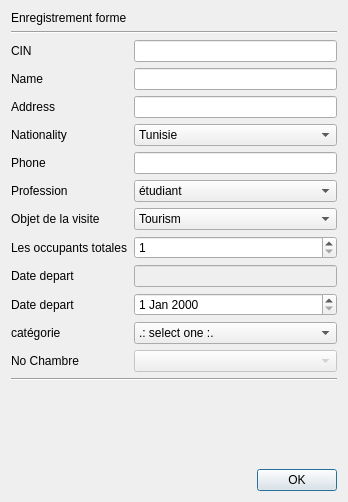
<?xml version="1.0" encoding="UTF-8"?>
<ui version="4.0">
 <class>checkInForm</class>
 <widget class="QDialog" name="checkInForm">
  <property name="geometry">
   <rect>
    <x>0</x>
    <y>0</y>
    <width>348</width>
    <height>502</height>
   </rect>
  </property>
  <property name="windowTitle">
   <string>Check-in Form</string>
  </property>
  <layout class="QGridLayout" name="gridLayout">
   <item row="8" column="2">
    <widget class="QComboBox" name="purpose">
     <item>
      <property name="text">
       <string>Tourism</string>
      </property>
     </item>
     <item>
      <property name="text">
       <string>Academic</string>
      </property>
     </item>
     <item>
      <property name="text">
       <string>Business</string>
      </property>
     </item>
     <item>
      <property name="text">
       <string>Medical</string>
      </property>
     </item>
     <item>
      <property name="text">
       <string>Official</string>
      </property>
     </item>
     <item>
      <property name="text">
       <string>Others</string>
      </property>
     </item>
    </widget>
   </item>
   <item row="13" column="0">
    <widget class="QLabel" name="label_10">
     <property name="text">
      <string>No Chambre</string>
     </property>
    </widget>
   </item>
   <item row="2" column="0">
    <widget class="QLabel" name="label_11">
     <property name="text">
      <string>CIN</string>
     </property>
    </widget>
   </item>
   <item row="16" column="0" colspan="3">
    <layout class="QHBoxLayout" name="horizontalLayout">
     <item>
      <spacer name="horizontalSpacer">
       <property name="orientation">
        <enum>Qt::Horizontal</enum>
       </property>
       <property name="sizeHint" stdset="0">
        <size>
         <width>40</width>
         <height>20</height>
        </size>
       </property>
      </spacer>
     </item>
     <item>
      <widget class="QPushButton" name="okButton">
       <property name="enabled">
        <bool>true</bool>
       </property>
       <property name="text">
        <string>OK</string>
       </property>
      </widget>
     </item>
    </layout>
   </item>
   <item row="10" column="2">
    <widget class="QLineEdit" name="datedepart">
     <property name="enabled">
      <bool>false</bool>
     </property>
    </widget>
   </item>
   <item row="0" column="0" colspan="2">
    <widget class="QLabel" name="label">
     <property name="text">
      <string>&lt;html&gt;&lt;head/&gt;&lt;body&gt;&lt;p&gt;Enregistrement forme&lt;/p&gt;&lt;/body&gt;&lt;/html&gt;</string>
     </property>
    </widget>
   </item>
   <item row="12" column="2">
    <widget class="QComboBox" name="catList">
     <property name="minimumSize">
      <size>
       <width>0</width>
       <height>0</height>
      </size>
     </property>
     <item>
      <property name="text">
       <string>.: select one :.</string>
      </property>
     </item>
    </widget>
   </item>
   <item row="13" column="2">
    <widget class="QComboBox" name="roomList">
     <property name="enabled">
      <bool>false</bool>
     </property>
    </widget>
   </item>
   <item row="3" column="2">
    <widget class="QLineEdit" name="nameText"/>
   </item>
   <item row="15" column="0" colspan="3">
    <spacer name="verticalSpacer">
     <property name="orientation">
      <enum>Qt::Vertical</enum>
     </property>
     <property name="sizeHint" stdset="0">
      <size>
       <width>20</width>
       <height>40</height>
      </size>
     </property>
    </spacer>
   </item>
   <item row="5" column="2">
    <widget class="QComboBox" name="nationality">
     <item>
      <property name="text">
       <string>Tunisie</string>
      </property>
     </item>
     <item>
      <property name="text">
       <string>Algerie</string>
      </property>
     </item>
     <item>
      <property name="text">
       <string>Marroc</string>
      </property>
     </item>
     <item>
      <property name="text">
       <string>Egypt</string>
      </property>
     </item>
     <item>
      <property name="text">
       <string>Russie</string>
      </property>
     </item>
     <item>
      <property name="text">
       <string>France</string>
      </property>
     </item>
     <item>
      <property name="text">
       <string>Espagne</string>
      </property>
     </item>
     <item>
      <property name="text">
       <string>Italie</string>
      </property>
     </item>
     <item>
      <property name="text">
       <string>Germanie</string>
      </property>
     </item>
     <item>
      <property name="text">
       <string>Autre</string>
      </property>
     </item>
    </widget>
   </item>
   <item row="7" column="0" colspan="2">
    <widget class="QLabel" name="label_6">
     <property name="text">
      <string>Profession</string>
     </property>
    </widget>
   </item>
   <item row="5" column="0" colspan="2">
    <widget class="QLabel" name="label_4">
     <property name="text">
      <string>Nationality</string>
     </property>
    </widget>
   </item>
   <item row="14" column="0" colspan="3">
    <widget class="Line" name="line_3">
     <property name="orientation">
      <enum>Qt::Horizontal</enum>
     </property>
    </widget>
   </item>
   <item row="4" column="0">
    <widget class="QLabel" name="label_3">
     <property name="text">
      <string>Address</string>
     </property>
    </widget>
   </item>
   <item row="3" column="0">
    <widget class="QLabel" name="label_2">
     <property name="text">
      <string>Name</string>
     </property>
    </widget>
   </item>
   <item row="4" column="2">
    <widget class="QLineEdit" name="addText"/>
   </item>
   <item row="8" column="0" colspan="2">
    <widget class="QLabel" name="label_7">
     <property name="text">
      <string>Objet de la visite</string>
     </property>
    </widget>
   </item>
   <item row="6" column="0">
    <widget class="QLabel" name="label_5">
     <property name="text">
      <string>Phone</string>
     </property>
    </widget>
   </item>
   <item row="1" column="0" colspan="3">
    <widget class="Line" name="line">
     <property name="orientation">
      <enum>Qt::Horizontal</enum>
     </property>
    </widget>
   </item>
   <item row="7" column="2">
    <widget class="QComboBox" name="occupation">
     <item>
      <property name="text">
       <string>étudiant</string>
      </property>
     </item>
     <item>
      <property name="text">
       <string>Homme d'affaires</string>
      </property>
     </item>
     <item>
      <property name="text">
       <string>Govt. Employee</string>
      </property>
     </item>
     <item>
      <property name="text">
       <string>Corporate Employee</string>
      </property>
     </item>
     <item>
      <property name="text">
       <string>Freelancer</string>
      </property>
     </item>
     <item>
      <property name="text">
       <string>Other</string>
      </property>
     </item>
    </widget>
   </item>
   <item row="12" column="0">
    <widget class="QLabel" name="label_9">
     <property name="text">
      <string>catégorie</string>
     </property>
    </widget>
   </item>
   <item row="2" column="2">
    <widget class="QLineEdit" name="LinCIN"/>
   </item>
   <item row="9" column="0" colspan="2">
    <widget class="QLabel" name="label_8">
     <property name="text">
      <string>Les occupants totales</string>
     </property>
    </widget>
   </item>
   <item row="6" column="2">
    <widget class="QLineEdit" name="phone"/>
   </item>
   <item row="10" column="0">
    <widget class="QLabel" name="dated">
     <property name="text">
      <string>Date depart</string>
     </property>
    </widget>
   </item>
   <item row="9" column="2">
    <widget class="QSpinBox" name="occupant">
     <property name="minimum">
      <number>1</number>
     </property>
     <property name="maximum">
      <number>5</number>
     </property>
    </widget>
   </item>
   <item row="11" column="2">
    <widget class="QDateEdit" name="datedepart2"/>
   </item>
   <item row="11" column="0">
    <widget class="QLabel" name="dated2">
     <property name="text">
      <string>Date depart</string>
     </property>
    </widget>
   </item>
  </layout>
 </widget>
 <tabstops>
  <tabstop>LinCIN</tabstop>
  <tabstop>nameText</tabstop>
  <tabstop>addText</tabstop>
  <tabstop>nationality</tabstop>
  <tabstop>phone</tabstop>
  <tabstop>occupation</tabstop>
  <tabstop>purpose</tabstop>
  <tabstop>occupant</tabstop>
  <tabstop>datedepart</tabstop>
  <tabstop>datedepart2</tabstop>
  <tabstop>catList</tabstop>
  <tabstop>roomList</tabstop>
  <tabstop>okButton</tabstop>
 </tabstops>
 <resources/>
 <connections/>
</ui>
